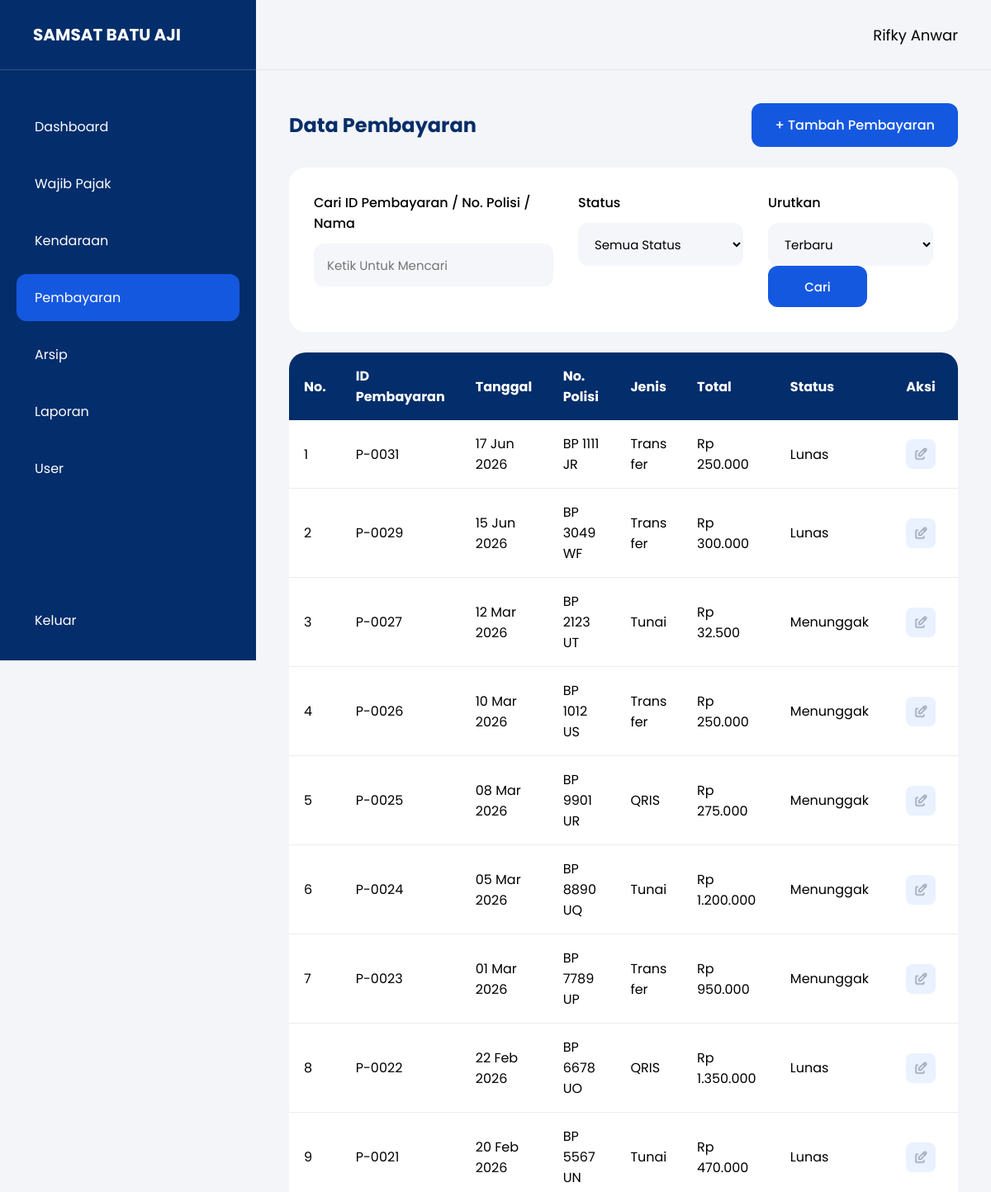
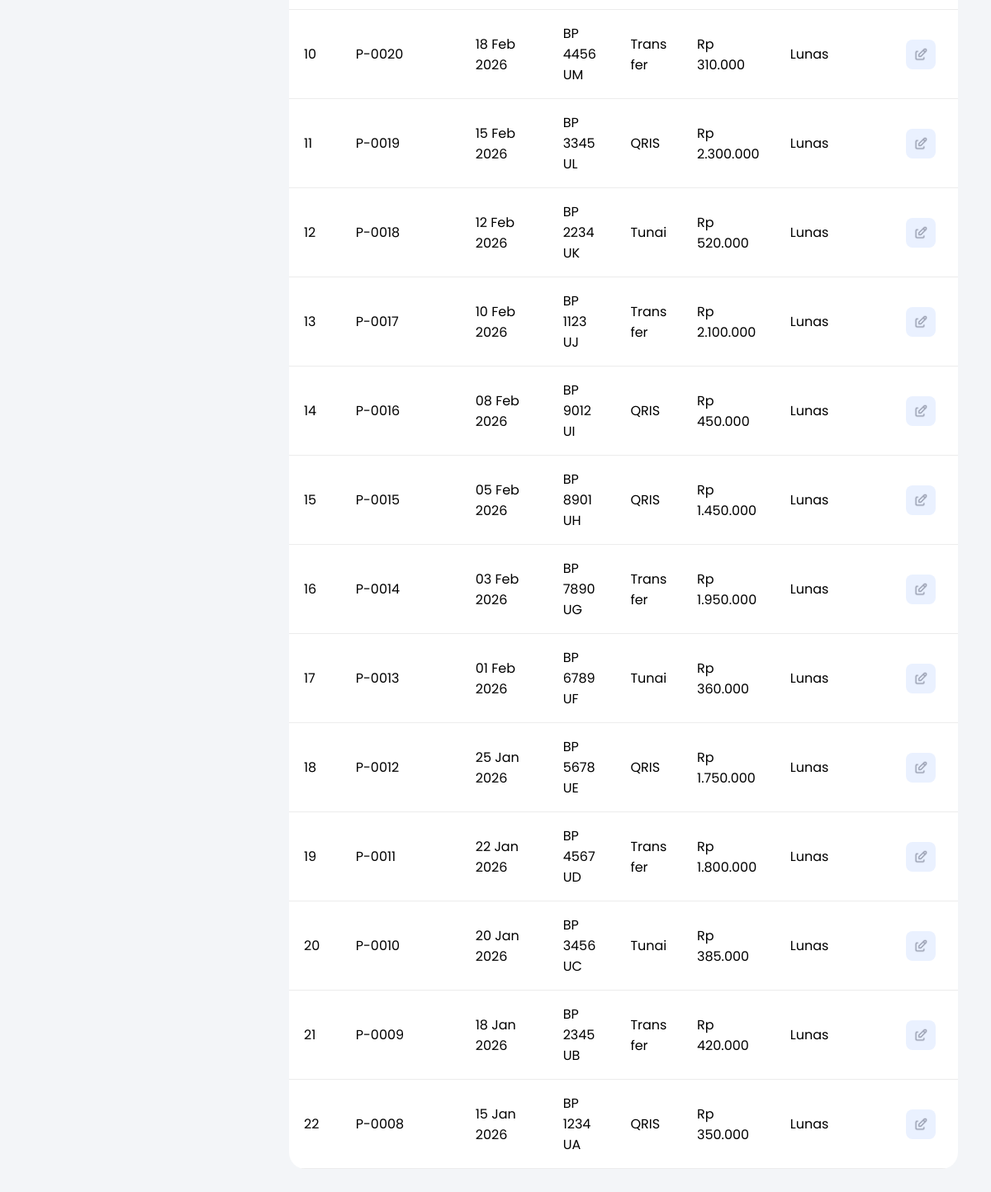
The page /pages/pembayaran.php (signed in) on the database as committed earlier (2 pictures, top to bottom).
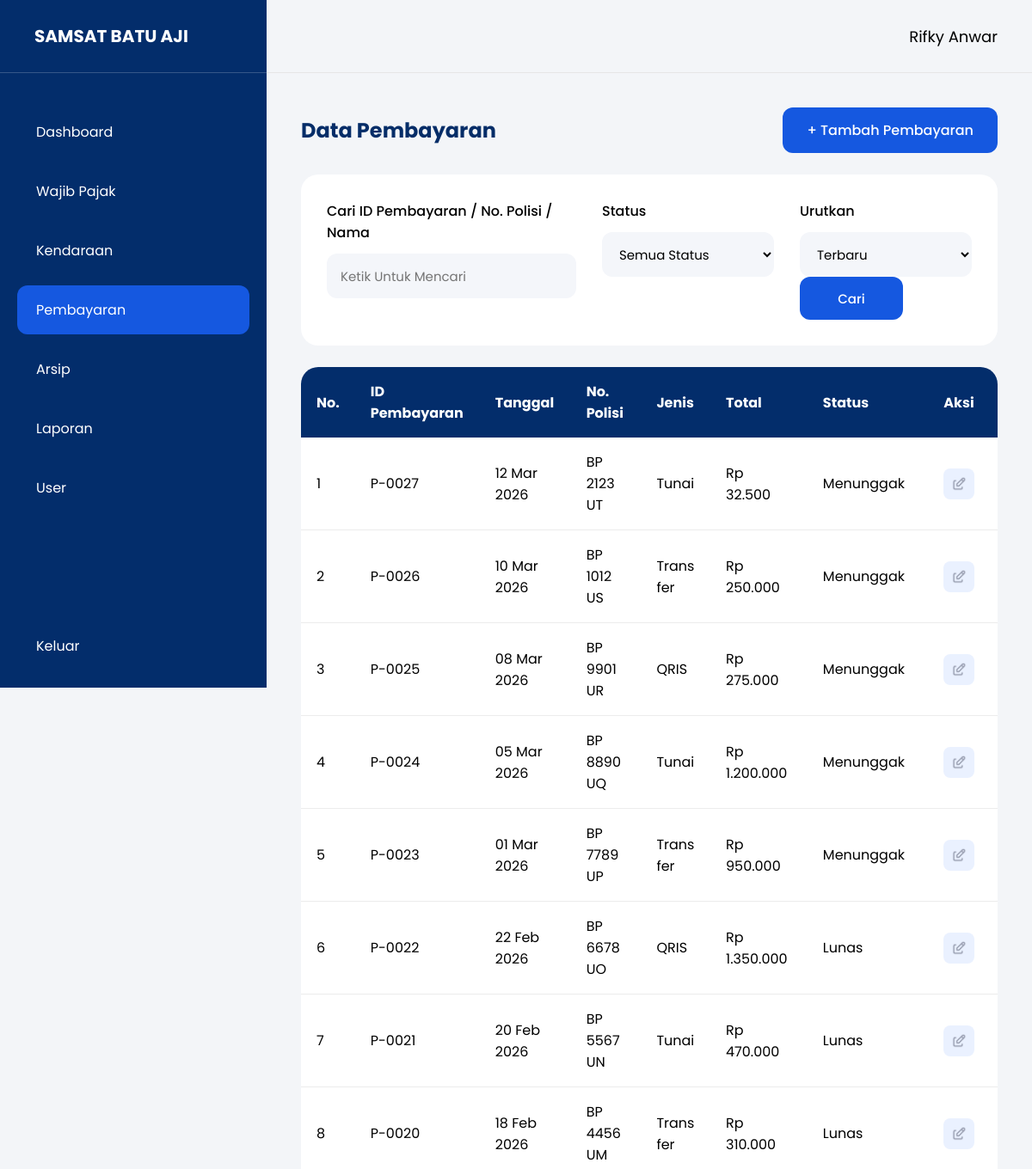
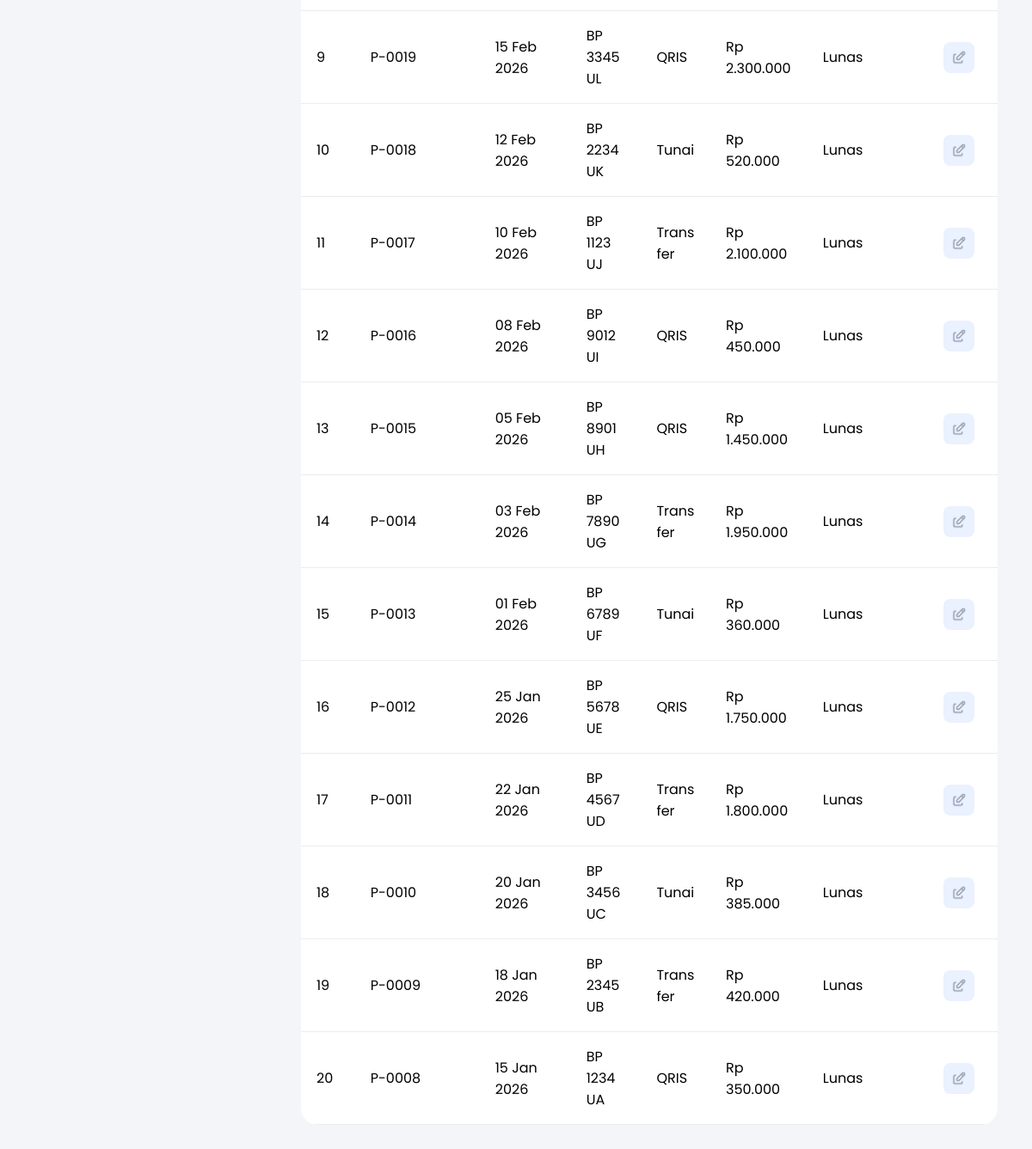
The same page on the database as committed later (2 pictures, top to bottom).
### tables this page shows
CREATE TABLE `pembayaran` (
  `id_pembayaran` int(11) NOT NULL,
  `id_kendaraan` int(11) NOT NULL,
  `tanggal_bayar` date NOT NULL,
  `jenis_pembayaran` enum('QRIS','Transfer','Tunai') NOT NULL,
  `total_bayar` decimal(12,2) NOT NULL,
  `status_pembayaran` enum('Lunas','Menunggak') NOT NULL
);

CREATE TABLE `kendaraan` (
  `id_kendaraan` int(11) NOT NULL,
  `id_wajib_pajak` int(11) NOT NULL,
  `no_polisi` varchar(15) NOT NULL,
  `merk` varchar(50) NOT NULL,
  `tipe` varchar(50) NOT NULL,
  `tahun` year(4) NOT NULL,
  `status` enum('Aktif','Rusak','Dijual') NOT NULL
);

### pages/pembayaran.php (the view, shortened to what this page needs)
    <?php
    require_once "../config/database.php";
    $cari = '';
    $status = '';
    $urut = 'DESC';
    $query = mysqli_query(
        $koneksi,
        "SELECT
pembayaran.*,
kendaraan.no_polisi,
wajib_pajak.nama
FROM pembayaran
LEFT JOIN kendaraan
ON pembayaran.id_kendaraan = kendaraan.id_kendaraan
LEFT JOIN wajib_pajak
ON kendaraan.id_wajib_pajak = wajib_pajak.id_wajib_pajak
WHERE
(
    pembayaran.id_pembayaran LIKE '%$cari%'
    OR kendaraan.no_polisi LIKE '%$cari%'
    OR wajib_pajak.nama LIKE '%$cari%'
)
AND
(
    '$status' = ''
    OR pembayaran.status_pembayaran = '$status'
)
ORDER BY pembayaran.id_pembayaran $urut"
    );
    ?>
    <!DOCTYPE html>
    <html>
    <head>
        <link rel="stylesheet" href="../assets/css/style.css">
    </head>
    <body>
        <div class="container">
            <div class="sidebar">
                <div class="logo">
                    SAMSAT BATU AJI
                </div>
                <div class="menu">
                    <a href="dashboard.php">
                        Dashboard
                    </a>
                    <a href="wajib_pajak.php">
                        Wajib Pajak
                    </a>
                    <a href="kendaraan.php">
                        Kendaraan
                    </a>
                    <a class="active" href="pembayaran.php">
                        Pembayaran
                    </a>
                    <a href="arsip.php">
                        Arsip
                    </a>
                    <a href="laporan.php">
                        Laporan
                    </a>
                    <?php if ($_SESSION['role'] == 'admin') { ?>
                        <a href="user.php">
                            User
                        </a>
                    <?php } ?>
                </div>
                <div class="logout">
                    <a href="../logout.php">
                        Keluar
                    </a>
                </div>
            </div>
            <div class="main">
                <div class="header">
                    <div class="user-info">
                        <span class="user-name">
                            <?php echo $_SESSION['nama']; ?>
                        </span>
                    </div>
                </div>
                <div class="content">
                    <div class="page-header">
                        <h2>Data Pembayaran</h2>
                        <a
                            href="tambah_pembayaran.php"
                            class="btn-add">
                            + Tambah Pembayaran
                        </a>
                    </div>
                    <form method="GET">
                        <div class="filter-card">
                            <div class="search-group">
                                <label>
                                    Cari ID Pembayaran / No. Polisi / Nama
                                </label>
                                <input
                                    type="text"
                                    name="cari"
                                    value="<?php echo $cari; ?>"
                                    placeholder="Ketik Untuk Mencari">
                            </div>
                            <div class="sort-group">
                                <label>
                                    Status
                                </label>
                                <select name="status">
                                    <option
                                        value=""
                                        <?php if ($status == '') echo 'selected'; ?>>
                                        Semua Status
                                    </option>
                                </select>
                            </div>
                            <div class="sort-group">
                                <label>
                                    Urutkan
                                </label>
                                <select name="urut">
                                    <option
                                        value="baru"
                                        <?php if ($urut == 'DESC') echo 'selected'; ?>>
                                        Terbaru
                                    </option>
                                </select>
                                <button
                                    type="submit"
                                    class="btn-save">
                                    Cari
                                </button>
                            </div>
                        </div>
                    </form>
                    <div class="table-card">
                        <table class="data-table">
                            <thead>
                                <tr>
                                    <th>No.</th>
                                    <th>ID Pembayaran</th>
                                    <th>Tanggal</th>
                                    <th>No. Polisi</th>
                                    <th>Jenis</th>
                                    <th>Total</th>
                                    <th>Status</th>
                                    <th>Aksi</th>
                                </tr>
                            </thead>
                            <tbody>
                                <?php
                                if (mysqli_num_rows($query) > 0) {
                                    $no = 1;
                                    while ($data = mysqli_fetch_assoc($query)) {
                                ?>
                                        <tr>
                                            <td><?php echo $no++; ?></td>
                                            <td>
                                                P-<?php echo str_pad($data['id_pembayaran'], 4, '0', STR_PAD_LEFT); ?>
                                            </td>
                                            <td>
                                                <?php echo date('d M Y', strtotime($data['tanggal_bayar'])); ?>
                                            </td>
                                            <td>
                                                <?php echo str_pad($data['no_polisi'], 4, '0', STR_PAD_LEFT); ?>
                                            </td>
                                            <td>
                                                <?php echo $data['jenis_pembayaran']; ?>
                                            </td>
                                            <td>
                                                Rp <?php echo number_format($data['total_bayar'], 0, ',', '.'); ?>
                                            </td>
                                            <td>
                                                <?php echo $data['status_pembayaran']; ?>
                                            </td>
                                            <td>
                                                <a
                                                    href="edit_pembayaran.php?id=<?php echo $data['id_pembayaran']; ?>"
                                                    class="btn-edit">
                                                    <img
                                                        src="../assets/css/images/tabler_edit.png"
                                                        alt="Edit"
                                                        class="icon-edit">
                                                </a>
                                            </td>
                                        </tr>
                                    <?php
                                    }
                                }
                                ?>
                            </tbody>
                        </table>
                    </div>
                </div>
            </div>
        </div>
    </body>
    </html>

### assets/css/style.css (style rules this page uses)
* { margin: 0; padding: 0; box-sizing: border-box; font-family: 'Poppins', sans-serif; }
body { background: #F3F5F8; }
.container { display: flex; min-height: 100vh; }
.sidebar { width: 310px; height: 100vh; background: #032D6B; color: white; display: flex; flex-direction: column; position: fixed; top: 0; left: 0; overflow-y: auto; }
.logo { height: 85px; display: flex; align-items: center; padding: 0 40px; font-size: 20px; font-weight: 700; border-bottom: 1px solid rgba(255, 255, 255, .2); }
.menu { padding: 40px 20px; flex: 1; }
.menu a { display: flex; align-items: center; gap: 12px; color: white; text-decoration: none; padding: 16px 22px; margin-bottom: 12px; border-radius: 12px; transition: .3s; }
.menu .active { background: #1558E0; }
.logout { padding: 20px; }
.logout a { display: flex; align-items: center; color: white; text-decoration: none; padding: 16px 22px; border-radius: 12px; transition: .3s; }
.main { flex: 1; margin-left: 310px; }
.header { height: 85px; background: #F3F5F8; display: flex; justify-content: flex-end; align-items: center; padding: 0 40px; border-bottom: 1px solid #E6E6E6; }
.user-info { display: flex; align-items: center; gap: 12px; }
.user-name { font-size: 18px; }
.content { padding: 40px; }
.page-header { display: flex; justify-content: space-between; align-items: center; margin-bottom: 25px; }
.page-header h2 { font-size: 24px; font-weight: 700; color: #052D68; }
.btn-add { background: #1558E0; color: white; text-decoration: none; padding: 14px 28px; border-radius: 12px; font-weight: 500; }
.btn-edit { text-decoration: none; color: #1558E0; font-weight: 600; width: 36px; height: 36px; background: #EAF1FF; border-radius: 8px; display: flex; justify-content: center; align-items: center; margin: 0 auto; }
.filter-card { background: white; border-radius: 20px; padding: 30px; display: flex; gap: 30px; margin-bottom: 25px; }
.search-group { flex: 1; }
.sort-group { min-width: 200px; }
.search-group label, .sort-group label { display: block; margin-bottom: 12px; font-weight: 500; }
.search-group input, .sort-group select, .sort-group input { width: 100%; height: 52px; border: none; background: #F4F6FA; border-radius: 12px; padding: 0 16px; font-size: 15px; }
.table-card { background: white; border-radius: 20px; overflow: hidden; }
.data-table { width: 100%; background: white; border-collapse: collapse; }
.data-table th { background: #032D6B; color: white; padding: 16px 18px; text-align: left; }
.data-table td { padding: 16px 18px; border-bottom: 1px solid #ECECEC; }
.data-table th, .data-table td { overflow-wrap: break-word; word-wrap: break-word; }
.data-table th:last-child, .data-table td:last-child { text-align: center; width: 90px; }
.btn-back, .btn-delete, .btn-save { width: 120px; height: 50px; display: flex; justify-content: center; align-items: center; border: none; border-radius: 12px; color: white; text-decoration: none; font-size: 15px; font-weight: 500; cursor: pointer; }
.btn-save { background: #1558E0; }
.btn-edit img { width: 18px; height: 18px; }
.data-table td:nth-child(5) { word-break: break-all; }

Rows that differ between the two databases and show on the page:
removed pembayaran: id_pembayaran "0031", tanggal_bayar "17 Jun 2026", id_kendaraan.no_polisi "BP 1111 JR", jenis_pembayaran "Transfer", total_bayar "250.000", status_pembayaran "Lunas"
removed pembayaran: id_pembayaran "0029", tanggal_bayar "15 Jun 2026", id_kendaraan.no_polisi "BP 3049 WF", jenis_pembayaran "Transfer", total_bayar "300.000", status_pembayaran "Lunas"
